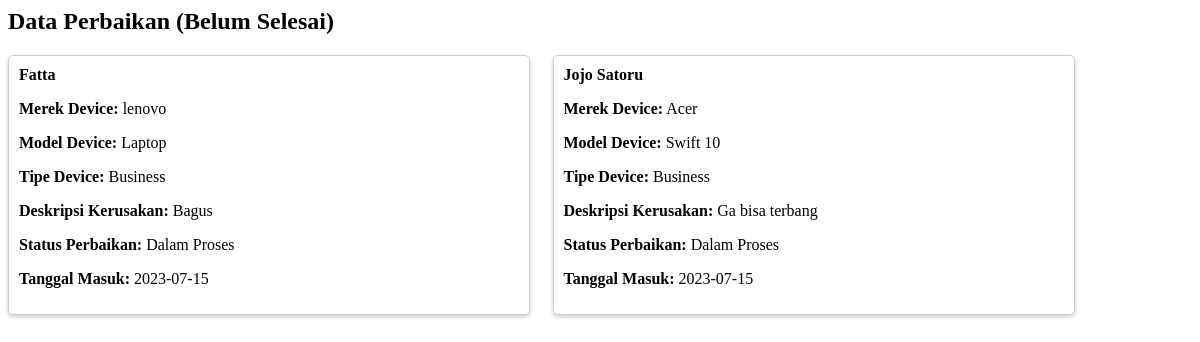
The page /servD/admin/detail_perbaikan.php on the database its author committed.
### tables this page shows
CREATE TABLE `perbaikan` (
  `id_perbaikan` int(10) NOT NULL,
  `id_user` int(10) DEFAULT NULL,
  `id_device` int(10) DEFAULT NULL,
  `desk_kerusakan` text DEFAULT NULL,
  `status` varchar(20) DEFAULT NULL,
  `tanggal_masuk` date DEFAULT NULL,
  `estimasi` date DEFAULT NULL
);

CREATE TABLE `pelanggan` (
  `id_user` int(10) NOT NULL,
  `nama` varchar(25) DEFAULT NULL,
  `alamat` varchar(50) DEFAULT NULL,
  `NomorKontak` int(12) DEFAULT NULL,
  `Email` varchar(25) DEFAULT NULL,
  `username` char(10) DEFAULT NULL,
  `katasandi` char(12) DEFAULT NULL,
  `peran` char(10) DEFAULT NULL
);

CREATE TABLE `device` (
  `id_device` int(10) NOT NULL,
  `merek` varchar(25) DEFAULT NULL,
  `model` varchar(25) DEFAULT NULL,
  `tipe` varchar(25) DEFAULT NULL,
  `deskripsi` text DEFAULT NULL,
  `SN` int(8) DEFAULT NULL
);

### servD/admin/detail_perbaikan.php (the view, shortened to what this page needs)
<?php
    include "../koneksi.php";
    $query = "SELECT Pelanggan.nama AS 'Nama Pelanggan', Device.merek AS 'Merek Device', Device.model AS 'Model Device', Device.tipe AS 'Tipe Device', Perbaikan.desk_kerusakan AS 'Deskripsi Kerusakan', Perbaikan.status AS 'Status Perbaikan', Perbaikan.tanggal_masuk AS 'Tanggal Masuk'
    FROM Pelanggan
    JOIN Perbaikan ON Pelanggan.id_user = Perbaikan.id_user
    JOIN Device ON Perbaikan.id_device = Device.id_device
    WHERE Perbaikan.status != 'Selesai'
    ORDER BY Pelanggan.nama ASC";
    $sql = mysqli_query($link, $query);
?>
<html>
<head>
    <link rel="stylesheet" href="style.css">
</head>
<body>
    <h2>Data Perbaikan (Belum Selesai)</h2>
    <div class="grid-container">
        <?php while ($row = mysqli_fetch_assoc($sql)) { ?>
            <div class="card">
                <div class="card-header"><?php echo $row['Nama Pelanggan']; ?></div>
                <div class="card-content">
                    <p><strong>Merek Device:</strong> <?php echo $row['Merek Device']; ?></p>
                    <p><strong>Model Device:</strong> <?php echo $row['Model Device']; ?></p>
                    <p><strong>Tipe Device:</strong> <?php echo $row['Tipe Device']; ?></p>
                    <p><strong>Deskripsi Kerusakan:</strong> <?php echo $row['Deskripsi Kerusakan']; ?></p>
                    <p><strong>Status Perbaikan:</strong> <?php echo $row['Status Perbaikan']; ?></p>
                    <p><strong>Tanggal Masuk:</strong> <?php echo $row['Tanggal Masuk']; ?></p>
                </div>
            </div>
        <?php } ?>
    </div>
    <br><br>
</body>
</html>

### servD/admin/style.css (style rules this page uses)
.grid-container { display: grid; grid-template-columns: repeat(2, 1fr); grid-gap: 5px; width: 1084px; }
.card { border: 1px solid #ccc; border-radius: 5px; padding: 10px; box-shadow: 0 2px 4px 0 rgba(0, 0, 0, 0.2); width: 500px; margin-bottom : 30px; height: auto; }
.card-header { font-weight: bold; margin-bottom: 5px; }
.card-content { margin-bottom: 10px; }

### rows shown on the page
perbaikan: id_user.nama "Fatta", id_device.merek "lenovo", id_device.model "Laptop", id_device.tipe "Business", desk_kerusakan "Bagus", status "Dalam Proses", tanggal_masuk "2023-07-15"
perbaikan: id_user.nama "Jojo Satoru", id_device.merek "Acer", id_device.model "Swift 10", id_device.tipe "Business", desk_kerusakan "Ga bisa terbang", status "Dalam Proses", tanggal_masuk "2023-07-15"
